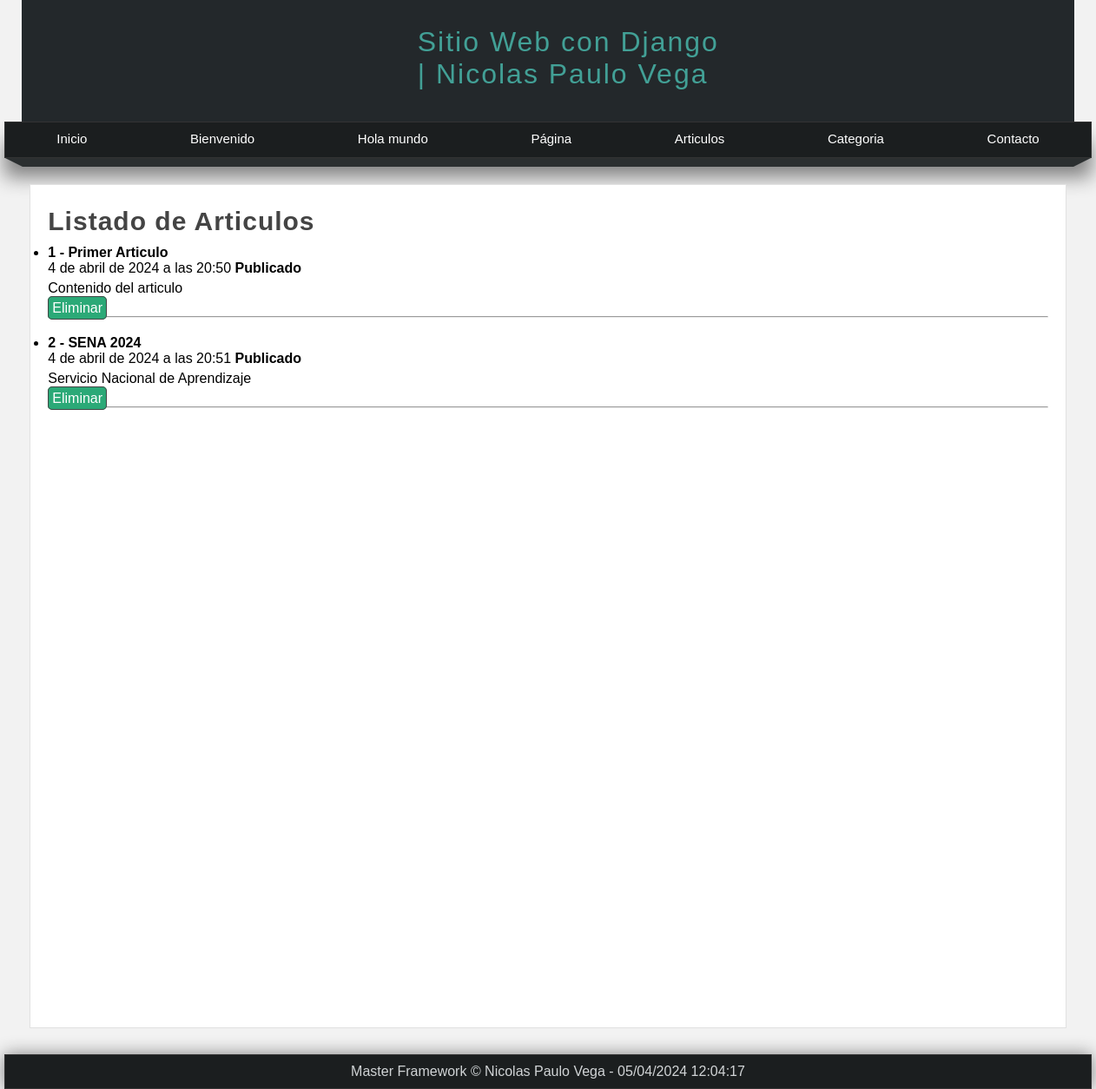
The app's page /article/, older data.
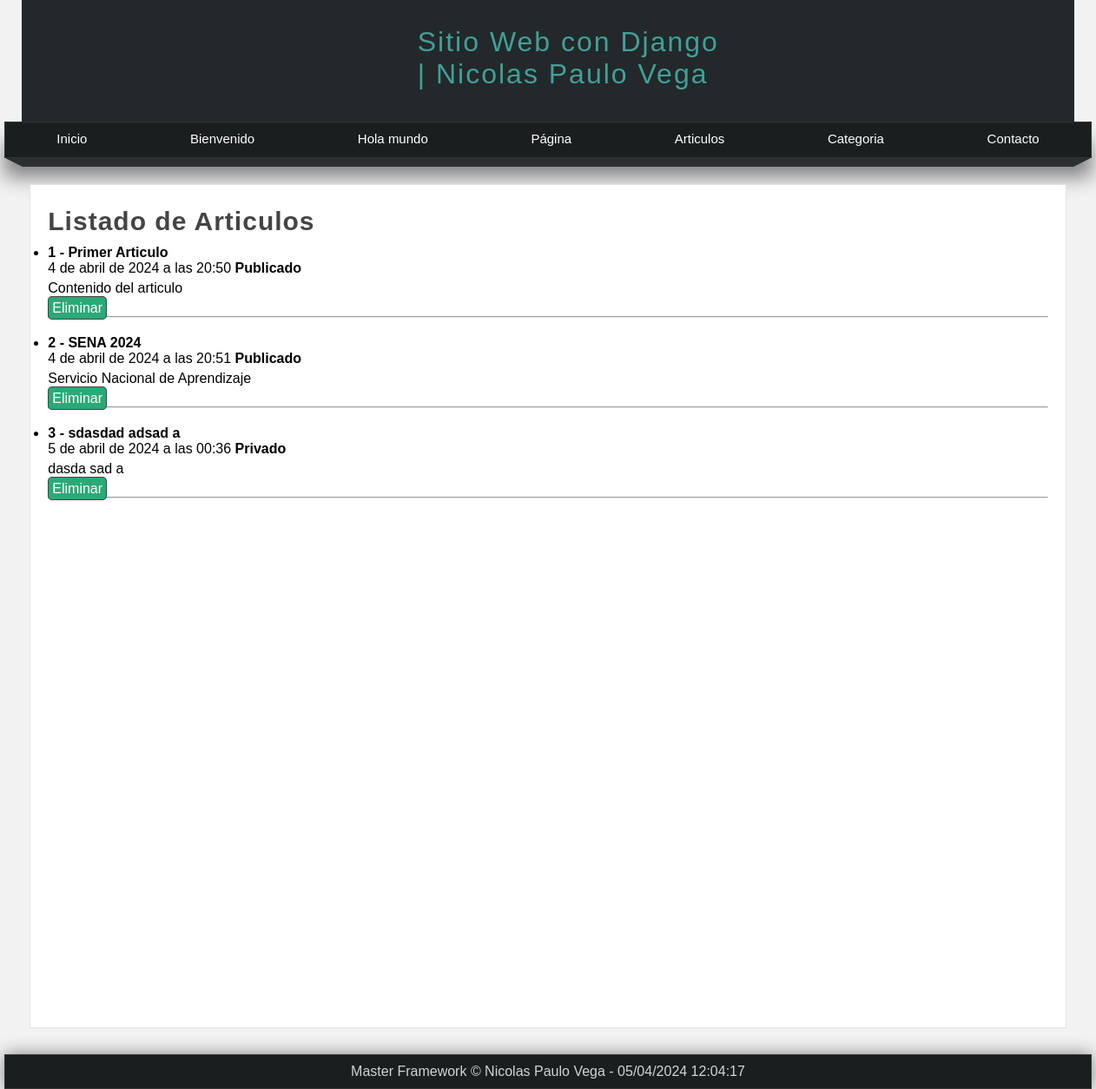
The same page, newer data.
### my_app/models.py (models this page shows)
class Article(models.Model):
    title = models.CharField(max_length=150)
    content = models.TextField()
    image = models.ImageField(default='null')
    public = models.BooleanField()
    create_date = models.DateTimeField(auto_now_add = True)
    update_date = models.DateField(auto_now = True)

### my_app/views.py (the view)
# urls.py: path('article/', article, name="article"),
def article(request):
    article = Article.objects.all()
    return render(request, 'article/article.html', {'articles': article})

### my_app/templates/article/article.html (shortened to what this page needs)
{% extends "layout.html" %}
{% load static %}
{% block content %}
    <h1 class="title">Listado de Articulos</h1>
    <ul>
        {% for article in articles %}
            <li>
                <div class="list">
                    <h4>{{article.id}} - {{article.title}}</h4>
                    <span>{{article.create_date}}</span>
                    {% if article.public %}
                        <strong>Publicado</strong>
                    {% else %}
                        <strong>Privado</strong>
                    {% endif %}
                    <p>
                        {{article.content}}
                </div>
                <a href="{% url 'delete_article' article.id %}">Eliminar</a>
                <hr>
            </li>
        {% endfor %}
    </ul>
{% endblock %}

Row changes from the older to the newer data that the page shows:
added Article: id "3", title "sdasdad adsad a", create_date "5 de abril de 2024 a las 00:36", public "Privado", content "dasda sad a"
